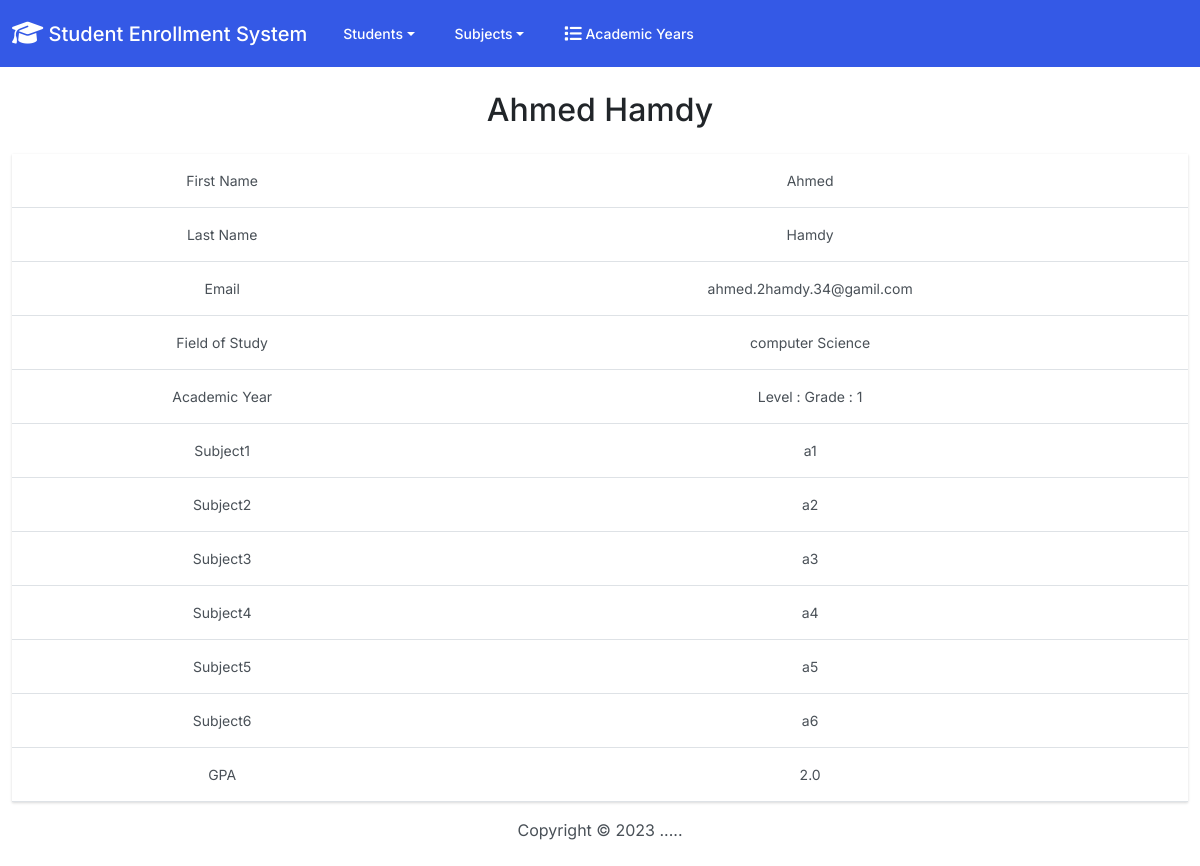
/show_student/1/, run on the app's committed database.
### students/models.py (models this page shows, shortened)
class Student(models.Model):
    student_number = models.PositiveIntegerField()
    first_name = models.CharField(max_length=50)
    last_name = models.CharField(max_length=50)
    email = models.EmailField(max_length=100)
    field_of_study = models.CharField(max_length=50)
    academic_year_id = models.ForeignKey(AcademicYear, on_delete=models.SET_NULL,null=True)
    gpa = models.FloatField()

class AcademicYear(models.Model):
    options = [
        (1, '1st yaer'),
        (2, '2st yaer'),
        (3, '3st yaer'),
        (4, '4st yaer'),
    ]
    name = models.CharField(max_length=100)
    subject1 = models.CharField(max_length=255, null=True, blank=True)
    subject2 = models.CharField(max_length=255, null=True, blank=True)
    subject3 = models.CharField(max_length=255, null=True, blank=True)
    subject4 = models.CharField(max_length=255, null=True, blank=True)
    subject5 = models.CharField(max_length=255, null=True, blank=True)
    subject6 = models.CharField(max_length=255, null=True, blank=True)
    def __str__(self):
        return f'Grade : {self.name}'

### students/views.py (the view)
# urls.py: path('show_student/<int:id>/', views.show_student, name='show_student'),
def show_student(request, id):
    student = Student.objects.get(pk=id)
    academic_year = student.academic_year_id
    return render(request,'students/show_student.html',{
        'student':student,
        'academic_year':academic_year
    })

### students/templates/students/show_student.html
{%  extends "students/base.html" %}
{%  block body %}
    <table class="table table-hover text-center"  >
        <h2 class="m-4 text-center">{{ student.first_name }} {{ student.last_name }}</h2>
        <tbody>
            <tr>
                <td>First Name</td>
                <td>{{ student.first_name }}</td>
            </tr>
            <tr>
                <td>Last Name</td>
                <td>{{ student.last_name }}</td>
            </tr>
            <tr>
                <td>Email</td>
                <td>{{ student.email }}</td>
            </tr>
            <tr>
                <td>Field of Study</td>
                <td>{{ student.field_of_study }}</td>
            </tr>
            <tr>
                <td>Academic Year</td>
                <td>Level : {{ student.academic_year_id }}</td>
            </tr>
            <tr>
                <td>Subject1</td>
                <td>{{academic_year.subject1}}</td>
            </tr>
            <tr>
                <td>Subject2</td>
                <td>{{academic_year.subject2}}</td>
            </tr>
            <tr>
                <td>Subject3</td>
                <td>{{academic_year.subject3}}</td>
            </tr>
            <tr>
                <td>Subject4</td>
                <td>{{academic_year.subject4}}</td>
            </tr>
            <tr>
                <td>Subject5</td>
                <td>{{academic_year.subject5}}</td>
            </tr>
            <tr>
                <td>Subject6</td>
                <td>{{academic_year.subject6}}</td>
            </tr>
            <tr>
                <td>GPA</td>
                <td>{{ student.gpa }}</td>
            </tr>
        </tbody>
    </table>
{%  endblock %}

### data on the page
Student: first_name "Ahmed", last_name "Hamdy", email "ahmed.2hamdy.34@gamil.com", field_of_study "computer Science", academic_year_id "Grade : 1", gpa "2.0"
AcademicYear: subject1 "a1", subject2 "a2", subject3 "a3", subject4 "a4", subject5 "a5", subject6 "a6"
